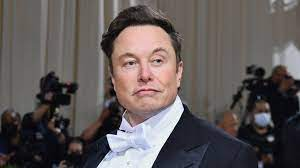
#> input picture elon.jpg, 300 x 168 px
$ python main5.py
#> lines starting #> are read from the running program, lines starting #| are printed output that depends on the picture
import numpy as np
import cv2

from sklearn import metrics
y_pred = ["a", "b", "c", "a", "b"]
y_act = ["a", "b", "c", "c", "a"]
print(metrics.confusion_matrix(y_act, y_pred, labels=["a", "b", "c"]))
print(metrics.classification_report(y_act, y_pred, labels=["a",
"b","c"]))

face_classifier = cv2.CascadeClassifier('frontalface_dataset.xml')
#eye_classifier = cv2.CascadeClassifier('/haarcascade_eye.xml')
img = cv2.imread('elon.jpg')
#> img is the input picture: shape (168, 300, 3); mean B, G, R 87.9, 88.4, 95.7
gray = cv2.cvtColor(img, cv2.COLOR_BGR2GRAY)
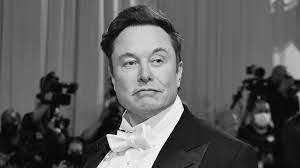
#> gray: shape (168, 300); min 0, max 254, mean 90.5
faces = face_classifier.detectMultiScale(gray, 1.05, 3)
#> faces = [[104, 28, 81, 81]]
# When no faces detected, face_classifier returns and empty tuple
if faces is ():
    print("No Face Found")
for (x, y, w, h) in faces:
    cv2.rectangle(img, (x, y), (x + w, y + h), (127, 0, 255), 2)
    cv2.imshow('img', img)
    cv2.waitKey(0)
    roi_gray = gray[y:y + h, x:x + w]
    roi_color = img[y:y + h, x:x + w]
#> this loop made 1 pass
#> pass 1, `cv2.imshow('img', img)`:
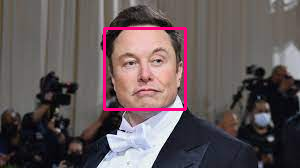
#> window 'img': shape (168, 300, 3); mean B, G, R 88.5, 86.5, 98.5
#> pass 1, `roi_gray = gray[y:y + h, x:x + w]`:
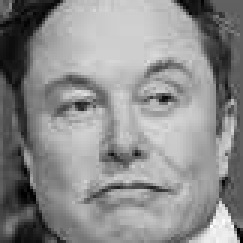
#> roi_gray: shape (81, 81) (shown 3 times larger); min 0, max 254, mean 140.1
#> pass 1, `roi_color = img[y:y + h, x:x + w]`:
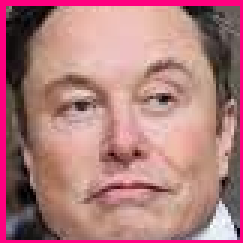
#> roi_color: shape (81, 81, 3) (shown 3 times larger); mean B, G, R 124.5, 123.9, 176
# [5 lines of commented-out code are left out]


cv2.destroyAllWindows()
